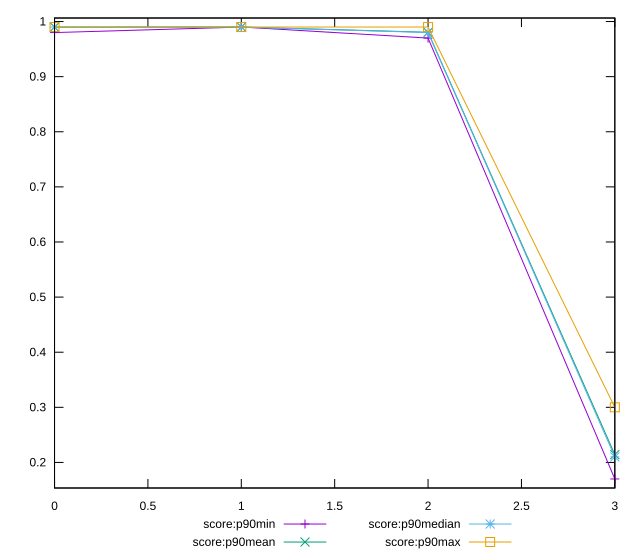

The script that saved this image:
reset

$scoreP90Min <<EOF
0 0.98
1 0.99
2 0.97
3 0.17
EOF

$scoreP90Mean <<EOF
0 0.9897872340425521
1 0.9899999999999988
2 0.9805376344086023
3 0.21414893617021294
EOF

$scoreP90Median <<EOF
0 0.99
1 0.99
2 0.98
3 0.21
EOF

$scoreP90Max <<EOF
0 0.99
1 0.99
2 0.99
3 0.3
EOF

set key outside below
set xrange [0:3]
set yrange [0.15360000000000001:1.0064]
set trange [0.15360000000000001:1.0064]
set terminal svg size 640, 560 enhanced background rgb 'white'
set output "reports/report_00030_2021-02-24T20-42-31.540Z/first-meaningful-paint/progression/score.svg"

plot $scoreP90Min title "score:p90min" with linespoints, \
     $scoreP90Mean title "score:p90mean" with linespoints, \
     $scoreP90Median title "score:p90median" with linespoints, \
     $scoreP90Max title "score:p90max" with linespoints

reset
